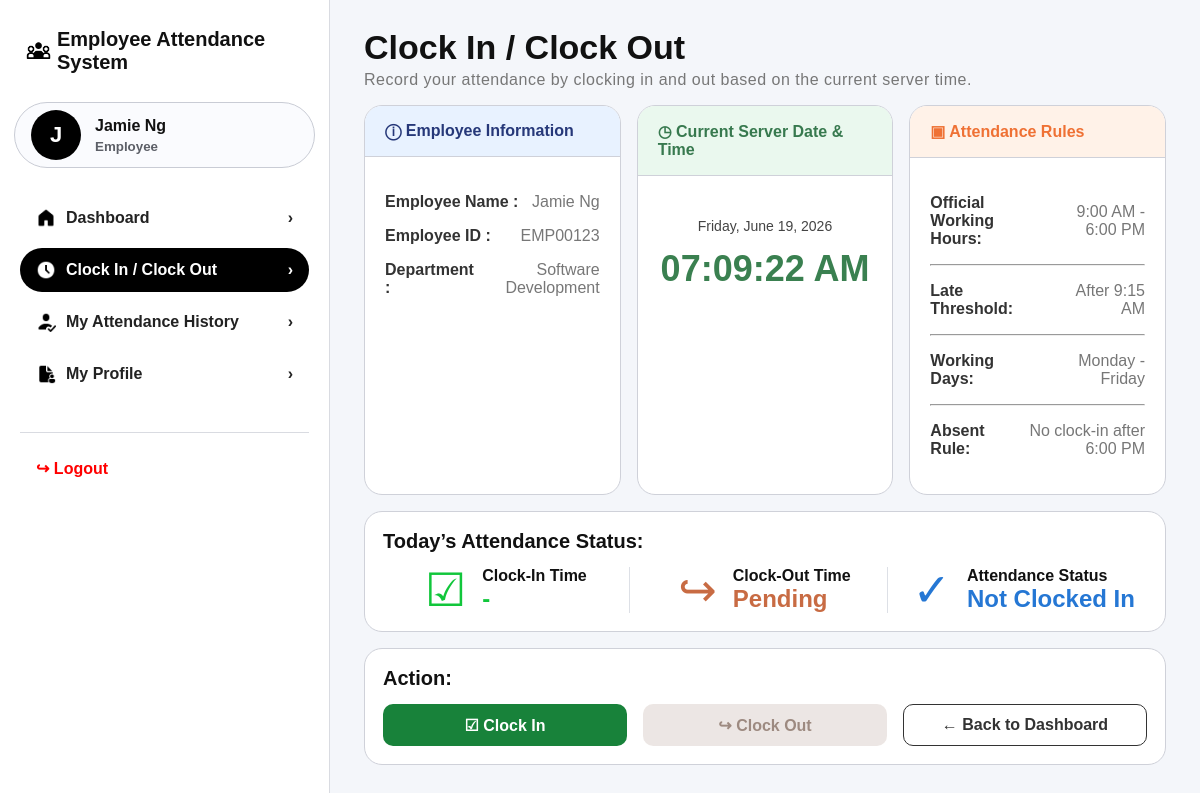
Screenshot of /clock.php (signed in) with the database file from the repository.
### tables this page shows
CREATE TABLE employee_profile (
    empID VARCHAR(10) PRIMARY KEY,
    firstName VARCHAR(50) NOT NULL,
    lastName VARCHAR(50) NOT NULL,
    department VARCHAR(50) NOT NULL,
    jobPosition VARCHAR(30) NOT NULL,
    contactNum VARCHAR(20) NOT NULL,
    email VARCHAR(100) NOT NULL UNIQUE,
    profileImage VARCHAR(255) NULL,
    employmentStatus ENUM('ACTIVE','INACTIVE') NOT NULL DEFAULT 'ACTIVE',
    dateJoined DATE NOT NULL
);

### includes/auth.php (called while the page is built, shortened)
<?php
function e($value) {
    return htmlspecialchars((string)$value, ENT_QUOTES, 'UTF-8');
}
function is_workday($timestamp = null) {
    $timestamp = $timestamp ?? time();
    $dayNumber = (int)date('N', $timestamp);
    return $dayNumber >= 1 && $dayNumber <= 5;
}
function is_logged_in() {
    return isset($_SESSION['user']);
}
function current_user() {
    return $_SESSION['user'] ?? null;
}
function is_admin() {
    return is_logged_in() && $_SESSION['user']['role'] === 'Admin';
}
function get_user_profile($conn, $empID) {
    $stmt = $conn->prepare('SELECT * FROM employee_profile WHERE empID = ?');
    $stmt->bind_param('s', $empID);
    $stmt->execute();
    return $stmt->get_result()->fetch_assoc();
}
function today_record($conn, $empID) {
    $today = date('Y-m-d');
    $stmt = $conn->prepare('SELECT * FROM attendance_record WHERE empID = ? AND attendanceDate = ?');
    $stmt->bind_param('ss', $empID, $today);
    $stmt->execute();
    return $stmt->get_result()->fetch_assoc();
}
function get_full_name($profile) {
    return trim(($profile['firstName'] ?? '') . ' ' . ($profile['lastName'] ?? ''));
}
function profile_photo_url($profile, $base = '') {
    $photo = trim($profile['profileImage'] ?? '');
    if ($photo === '') return '';
    return $base . $photo;
}
function sync_daily_attendance($conn) {
    $employees = $conn->query("SELECT empID FROM employee_profile WHERE employmentStatus='ACTIVE'");
}
function attendance_display_status($record) {
    if (!$record) return 'Not Clocked In';
    return $record['attendanceStatus'] ?: 'Pending';
}
function user_photo_initial($name) {
    $name = trim($name);
    return $name !== '' ? strtoupper(substr($name, 0, 1)) : 'U';
}
?>

### clock.php (the view, shortened to what this page needs)
<?php
require_once __DIR__ . '/includes/auth.php';
sync_daily_attendance($conn);
$user = current_user();
$profile = get_user_profile($conn, $user['empID']);
$nowTime = date('H:i:s');
$endTime = '18:00:00';
$afterWorkHours = ($nowTime >= $endTime);
$isWorkingDay = is_workday();
$todayRec = today_record($conn, $user['empID']);
$clockIn = $todayRec['clockInTime'] ?? null;
$clockOut = $todayRec['clockOutTime'] ?? null;
$status = attendance_display_status($todayRec);
$isAbsent = ($todayRec && ($todayRec['attendanceStatus'] ?? '') === 'Absent');
$clockInDisabled = (!$isWorkingDay || $clockIn || $isAbsent || $afterWorkHours);
$clockOutDisabled = (!$isWorkingDay || !$clockIn || $clockOut || $isAbsent || $afterWorkHours);
include __DIR__ . '/includes/header.php';
?>
<h1 class="page-title">Clock In / Clock Out</h1>
<p class="page-subtitle">Record your attendance by clocking in and out based on the current server time.</p>
<div class="grid grid-3">
    <div class="card info-card">
        <div class="info-head head-blue">ⓘ <?= is_admin() ? 'Administrator Information' : 'Employee Information' ?></div>
        <div class="info-body">
            <div class="row"><span class="row-label"><?= is_admin() ? 'Admin Name' : 'Employee Name' ?> :</span><span class="row-value"><?= e(get_full_name($profile)) ?></span></div>
            <div class="row"><span class="row-label"><?= is_admin() ? 'Admin ID' : 'Employee ID' ?> :</span><span class="row-value"><?= e(is_admin() ? $user['adminID'] : $user['empID']) ?></span></div>
            <div class="row"><span class="row-label">Department :</span><span class="row-value"><?= e($profile['department']) ?></span></div>
        </div>
    </div>
    <div class="card info-card">
        <div class="info-head head-green">◷ Current Server Date & Time</div>
        <div class="info-body">
            <div class="server-date"><?= date('l, F d, Y') ?></div>
            <div class="server-time" data-server-clock><?= date('h:i:s A') ?></div>
        </div>
    </div>
    <div class="card info-card">
        <div class="info-head head-orange">▣ Attendance Rules</div>
        <div class="info-body">
            <div class="row"><span class="row-label">Official Working Hours:</span><span class="row-value">9:00 AM - 6:00 PM</span></div>
            <hr>
            <div class="row"><span class="row-label">Late Threshold:</span><span class="row-value">After 9:15 AM</span></div>
            <hr>
            <div class="row"><span class="row-label">Working Days:</span><span class="row-value">Monday - Friday</span></div>
            <hr>
            <div class="row"><span class="row-label">Absent Rule:</span><span class="row-value">No clock-in after 6:00 PM</span></div>
        </div>
    </div>
</div>
<div class="section-card">
    <h2 class="section-title">Today’s Attendance Status:</h2>
    <div class="status-line">
        <div class="status-box"><div class="stat-icon green">☑</div><div><strong>Clock-In Time</strong><div class="status-big green"><?= $clockIn ? e(date('h:i A', strtotime($clockIn))) : '-' ?></div></div></div>
        <div class="status-box"><div class="stat-icon orange">↪</div><div><strong>Clock-Out Time</strong><div class="status-big orange"><?= $clockOut ? e(date('h:i A', strtotime($clockOut))) : 'Pending' ?></div></div></div>
        <div class="status-box"><div class="stat-icon blue">✓</div><div><strong>Attendance Status</strong><div class="status-big blue"><?= e($status) ?></div></div></div>
    </div>
</div>
<div class="section-card">
    <h2 class="section-title">Action:</h2>
    <form method="POST" class="actions">
        <button class="btn btn-green" type="submit" name="action" value="clock_in" <?= $clockInDisabled ? 'disabled' : '' ?>>☑ Clock In</button>
        <button class="btn btn-soft" type="submit" name="action" value="clock_out" <?= $clockOutDisabled ? 'disabled' : '' ?>>↪ Clock Out</button>
        <a class="btn btn-outline" href="dashboard.php">← Back to Dashboard</a>
    </form>
</div>
<?php include __DIR__ . '/includes/footer.php'; ?>

### includes/sidebar.php (shortened to what this page needs)
<?php
$user = current_user();
$profile = get_user_profile($conn, $user['empID']);
$name = get_full_name($profile);
$isAdminPage = strpos($_SERVER['SCRIPT_NAME'], '/admin/') !== false;
$base = $isAdminPage ? '../' : '';
$photoUrl = profile_photo_url($profile, $base);
function active_link($file) {
    return basename($_SERVER['SCRIPT_NAME']) === $file ? 'active' : '';
}
?>
<aside class="sidebar">
    <div class="brand">
        <span class="brand-icon"><img src="<?= $base ?>icon/icon_Employee_Attendance_System.png" class="brand-img black-filter" width="25" height="25" alt="Employee Attendance System Icon"></span>
        Employee Attendance System
    </div>
    <div class="user-pill">
        <div class="avatar">
            <?php if ($photoUrl): ?>
                <img src="<?= e($photoUrl) ?>" alt="Profile picture">
            <?php else: ?>
                <?= e(user_photo_initial($name)) ?>
            <?php endif; ?>
        </div>
        <div>
            <strong><?= e($name ?: 'Name') ?></strong>
            <small><?= e($user['role']) ?></small>
        </div>
    </div>
    <nav class="nav-menu">
        <a class="<?= active_link('dashboard.php') ?>" href="<?= $base ?>dashboard.php"><span><img src="<?= $base ?>icon/icon_Dashboard.png" class="nav-icon" width="20" height="20" alt="Dashboard Icon"></span> Dashboard <b>›</b></a>
        <a class="<?= active_link('clock.php') ?>" href="<?= $base ?>clock.php"><span><img src="<?= $base ?>icon/icon_Clock.png" class="nav-icon" width="20" height="20" alt="Clock Icon"></span> Clock In / Clock Out <b>›</b></a>
        <?php if (is_admin()): ?>
            <a class="<?= active_link('records.php') ?>" href="<?= $base ?>admin/records.php"><span><img src="<?= $base ?>icon/icon_Attendance.png" class="nav-icon" width="20" height="20" alt="Attendance Records Icon"></span> Attendance Records <b>›</b></a>
            <a class="<?= active_link('late.php') ?>" href="<?= $base ?>admin/late.php"><span><img src="<?= $base ?>icon/icon_Late.png" class="nav-icon" width="20" height="20" alt="Late Employees Icon"></span> Late Employees <b>›</b></a>
            <a class="<?= active_link('employees.php') ?>" href="<?= $base ?>admin/employees.php"><span><img src="<?= $base ?>icon/icon_Employee.png" class="nav-icon" width="20" height="20" alt="Employee Management Icon"></span> Employee Management <b>›</b></a>
        <?php else: ?>
            <a class="<?= active_link('history.php') ?>" href="<?= $base ?>history.php"><span><img src="<?= $base ?>icon/icon_Attendance.png" class="nav-icon" width="20" height="20" alt="Attendance History Icon"></span> My Attendance History <b>›</b></a>
        <?php endif; ?>
        <a class="<?= active_link('profile.php') ?>" href="<?= $base ?>profile.php"><span><img src="<?= $base ?>icon/icon_Profile.png" class="nav-icon" width="20" height="20" alt="Profile Icon"></span> My Profile <b>›</b></a>
    </nav>
    <div class="logout-wrap">
        <a class="logout" href="<?= $base ?>logout.php">↪ Logout</a>
    </div>
</aside>

### assets/css/style.css (style rules this page uses)
:root { --bg:#f4f6fa; --card:#ffffff; --text:#111111; --muted:#777b84; --line:#d8d9df; --black:#000; --green:#11c63b; --blue:#2577d4; --purple:#6b4ca1; --orange:#c86b43; --red:#d23030; --soft-blue:#e8f2ff; --soft-green:#eaf8ee; --soft-orange:#fff2e8; --shadow:0 10px 28px rgba(0,0,0,.12); }
* { box-sizing:border-box }
body { margin:0; font-family: Arial, Helvetica, sans-serif; background:var(--bg); color:var(--text); }
a { text-decoration:none;color:inherit }
button,input,select { font:inherit }
.btn { border:0;border-radius:10px;padding:11px 16px;cursor:pointer;font-weight:700;display:inline-flex;align-items:center;justify-content:center;gap:8px }
.btn-green { background:#18823a;color:#fff }
.btn-soft { background:#ded3ce;color:#4e2c1b }
.btn-outline { background:#fff;border:1px solid #333;color:#333 }
.sidebar { width:330px;min-height:100vh;background:#fff;border-right:1px solid #d9dbe1;padding:28px 14px;position:sticky;top:0; }
.brand { font-size:20px;font-weight:800;margin:0 12px 28px;display:flex;align-items:center;gap:6px }
.brand-icon { font-size:26px }
.user-pill { height:66px;border:1px solid #c9ccd5;border-radius:34px;display:flex;align-items:center;gap:14px;padding:8px 16px;margin-bottom:28px;background:#fafbfe }
.avatar { width:50px;height:50px;border-radius:50%;background:#000;color:#fff;display:flex;align-items:center;justify-content:center;font-weight:800;font-size:22px;flex:0 0 50px }
.user-pill small { display:block;color:#5c5f67;margin-top:4px;font-weight:600 }
.nav-menu { display:flex;flex-direction:column;gap:8px;padding:0 6px }
.nav-menu a { display:flex;align-items:center;gap:10px;border-radius:24px;padding:12px 16px;font-weight:700;color:#222 }
.nav-menu a span { width:20px;text-align:center }
.nav-menu a b { margin-left:auto }
.nav-menu a.active { background:#000;color:#fff }
.logout-wrap { border-top:1px solid #d9dbe1;margin:36px 6px 0;padding:26px 16px }
.logout { color:red;font-weight:800 }
.page-title { font-size:34px;font-weight:900;margin:0 0 4px }
.page-subtitle { color:#777;margin:0 0 16px;letter-spacing:.5px }
.grid { display:grid;gap:16px }
.grid-3 { grid-template-columns:repeat(3,minmax(0,1fr)) }
.card { background:#fff;border:1px solid #cfd1d9;border-radius:18px;padding:18px }
.stat-icon { font-size:46px;line-height:1 }
.green { color:var(--green) }
.orange { color:var(--orange) }
.blue { color:var(--blue) }
.section-card { background:#fff;border:1px solid #cfd1d9;border-radius:18px;padding:18px;margin-top:16px }
.section-title { font-size:20px;font-weight:900;margin:0 0 14px }
.info-card { padding:0;overflow:hidden }
.info-head { padding:16px 20px;border-bottom:1px solid #cfd1d9;font-weight:900;display:flex;align-items:center;gap:12px }
.head-blue { background:var(--soft-blue);color:#263879 }
.head-green { background:var(--soft-green);color:#37794e }
.head-orange { background:var(--soft-orange);color:#ef7134 }
.info-body { padding:20px }
.row { display:flex;align-items:center;justify-content:space-between;gap:12px;margin:16px 0 }
.row-label { font-weight:700;color:#333 }
.row-value { color:#777;text-align:right }
.server-time { text-align:center;font-weight:900;font-size:36px;color:#3a8050;margin:14px 0 }
.server-date { text-align:center;color:#444;font-size:14px;margin-top:22px }
.status-line { display:grid;grid-template-columns:repeat(3,1fr);gap:12px }
.status-box { display:flex;align-items:center;gap:16px;justify-content:center;border-right:1px solid #dde0e6 }
.status-box:last-child { border-right:0 }
.status-big { font-size:24px;font-weight:900 }
.actions { display:grid;grid-template-columns:1fr 1fr 1fr;gap:16px }
button:disabled, .btn[disabled] { opacity:.55; cursor:not-allowed; }
.brand-icon, .nav-menu a span { display:flex; align-items:center; justify-content:center; }
.brand-img, .nav-icon, .login-system-icon { object-fit:contain; display:block; }
.brand-img, .nav-menu a .nav-icon { filter:brightness(0); }
.nav-menu a.active .nav-icon { filter:brightness(0) invert(1); }
.black-filter { filter: brightness(0); }

### rows the page displays
employee_profile: user_photo_initial($name) "J", get_full_name($profile) "Jamie Ng", empID "EMP00123", department "Software Development"

### other values shown
$name ?: 'Name' "Jamie Ng"
$user['role'] "Employee"
$status "Not Clocked In"
